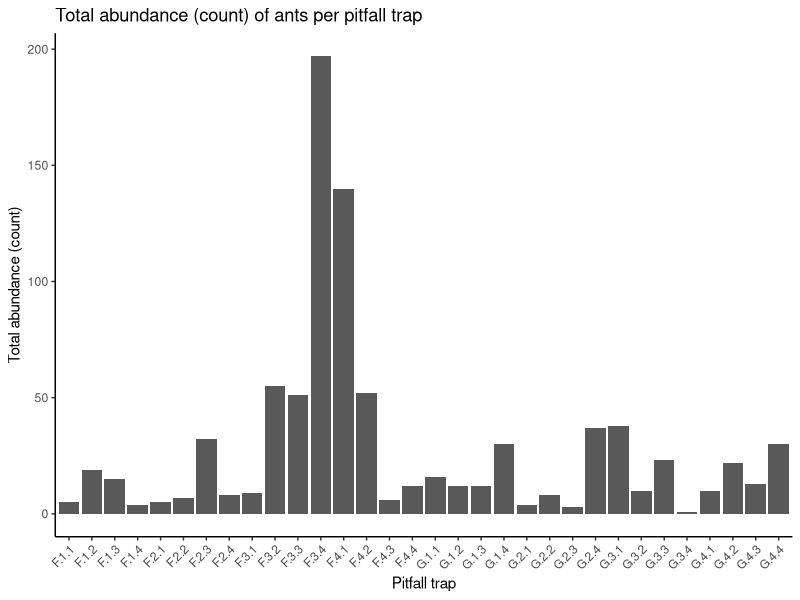
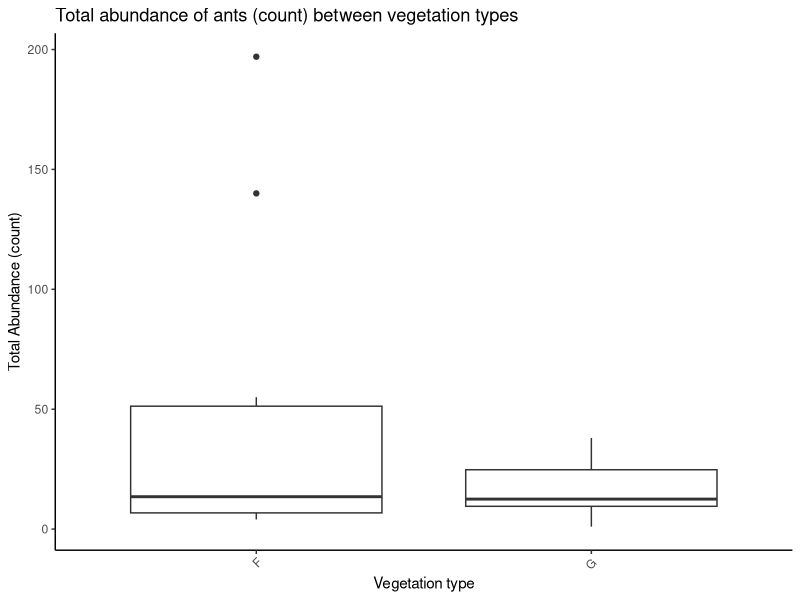
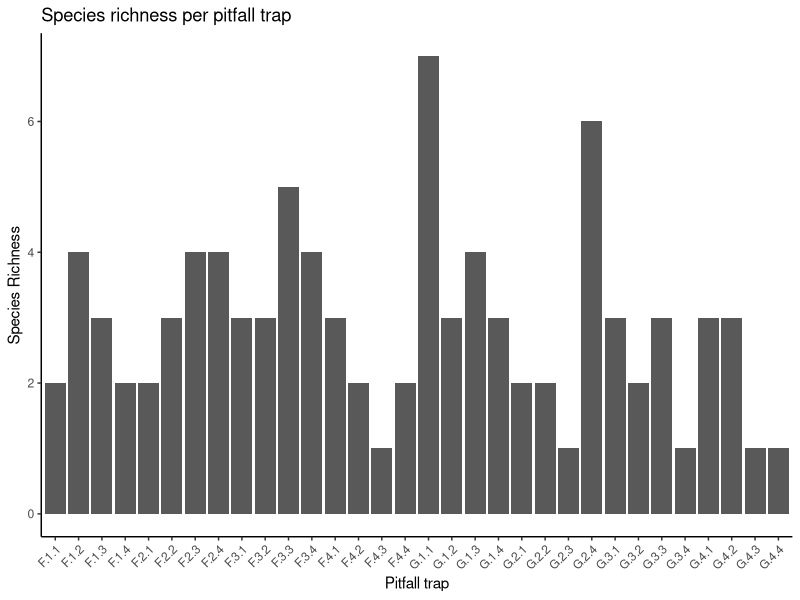
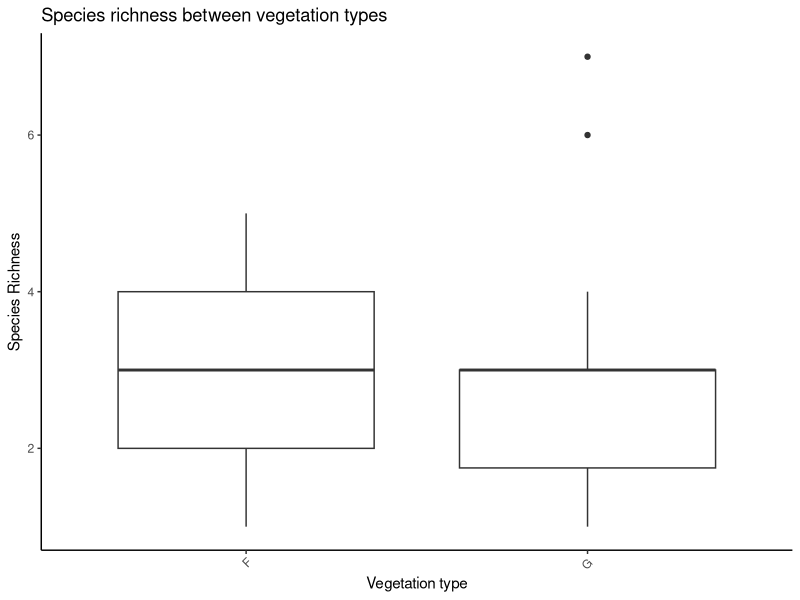

Reproduce these figures in R, in order.
# Title: Data Analyses
# Author: Arwenn Evenstar Kummer
# Date created: 19/02/2025  

# -=-=-=-=-=-=-=-=-=-=-=-=-=-=-=-=-=-=-=-=-=-=-=-=-=-=-=-=-=-=-=-=-=-=-=-=-=-=-=-=-=-=-=-=-=-=-=-=-=-=-=-=-=-=-=-=-=-=-=-=-=-=-=
# For a more user-friendly version with justification and description of each step in the process, please refer to the quarto document uploaded to the same GitHub repository as this file (file name: Step by Step Analyses)
# -=-=-=-=-=-=-=-=-=-=-=-=-=-=-=-=-=-=-=-=-=-=-=-=-=-=-=-=-=-=-=-=-=-=-=-=-=-=-=-=-=-=-=-=-=-=-=-=-=-=-=-=-=-=-=-=-=-=-=-=-=-=-=

# Preamble: --==--==--==--==--==--==--==--==--==--==--==--==--==--==--==--==--==--==--==--==--==--==--==--==--==--==--==--==--==
# The data set we will analyse involves pitfall trapped ants collected from two different vegetation types - Fynbos and Eucalyptus/Gum trees. The data set contains species counts, species names and quantitative soil surface data, collected using a quadrat placed over the sample site where each pitfall trap was placed. This analysis is simple and rudimentary, and is intended to provide a basic overview of the data set and to identify potential relationships between the variables, for the purpose of the Data Management Honours Module, 2025
# --==--==--==--==--==--==--==--==--==--==--==--==--==--==--==--==--==--==--==--==--==--==--==--==--==--==--==--==--==--==--==--


# Pre-analysis ----

## install packages ----
install.packages("tidyverse")
install.packages("readxl")

# load packages into R
library(tidyverse)
library(readxl)

# Data wrangling, cleaning and checking ----

quad.dat <- read.csv("quadrat_data_clean.csv")
view(quad.dat)

pitfall.dat <- read.csv("pitfall_data_clean.csv")
view(pitfall.dat)


# obtain structure of data sets - checking for valid variable types
str(quad.dat)
str(pitfall.dat)

# renaming column headings for quadrat data. 
colnames(quad.dat) <- c("site", "live.veg.pcover", "leaf.litter.pcover", "bare.ground.pcover", "rocks.stones.pcover")

## check for missing values ----
sum(is.na(quad.dat))
sum(is.na(pitfall.dat))

## check for duplicates ----
sum(duplicated(quad.dat))
sum(duplicated(pitfall.dat))



# Suggested analyses (Branch Point 1 in GitHub log): ----

### Total abundances per sample site/pitfall trap----

# create a new column with the total abundance per trap

pitfall_total_abundance <- pitfall.dat %>%
  group_by(pitfall) %>%
  mutate(total_abundance = rowSums(across(everything())))

### Total species richness per sample site/pitfall trap ----

# create a new column with species richness per trap 

pitfall_species_richness <- pitfall.dat %>%
  group_by(pitfall) %>%
  mutate(species_richness = rowSums(across(everything()) > 0))

# combine abundance, species richness and original pitfall data into original data frame:

pitfall.dat <- pitfall.dat %>%
  left_join(pitfall_total_abundance) %>%
  left_join(pitfall_species_richness)

# generate a new column of factors for each vegetation type: G for gum/eucalyptus, and F for fynbos. 

pitfall.dat <- pitfall.dat %>%
  mutate(veg_type = case_when (
    str_detect(pitfall, "G") ~ "G",
    str_detect(pitfall, "F") ~ "F"
  ))

# check new variable veg_type is a factor with 2 levels:

str(pitfall.dat)
pitfall.dat$veg_type <- as.factor(pitfall.dat$veg_type)
str(pitfall.dat) # veg_type is now a factor



# Data Visualization: ----

## Total Abundance plots:----

# bar chart of total abundance per sample site/pitfall trap

ggplot(pitfall.dat, aes(x = pitfall, y = total_abundance)) +
  geom_bar(stat = "identity") +
  labs(title = "Total abundance (count) of ants per pitfall trap",
       x = "Pitfall trap",
       y = "Total abundance (count)") +
  theme_classic() +
  theme(axis.text.x = element_text(angle = 45, hjust = 1))

# boxplot of total abundance between vegetation types:

ggplot(pitfall.dat, aes(x = veg_type, y = total_abundance)) +
  geom_boxplot() +
  labs(title = "Total abundance of ants (count) between vegetation types",
       x = "Vegetation type",
       y = "Total Abundance (count)") +
  theme_classic() +
  theme(axis.text.x = element_text(angle = 45, hjust = 1))

## Species richness plots: ----

# bar chart of species richness per sample site/pitfall trap 

ggplot(pitfall.dat, aes(x = pitfall, y = species_richness)) +
  geom_bar(stat = "identity") +
  labs(title = "Species richness per pitfall trap",
       x = "Pitfall trap",
       y = "Species Richness") +
  theme_classic() +
  theme(axis.text.x = element_text(angle = 45, hjust = 1))

# boxplot of species richness between vegetation types

ggplot(pitfall.dat, aes(x = veg_type, y = species_richness)) +
  geom_boxplot() +
  labs(title = "Species richness between vegetation types",
       x = "Vegetation type",
       y = "Species Richness") +
  theme_classic() +
  theme(axis.text.x = element_text(angle = 45, hjust = 1))



# Statistical Analyses ----

## Compare total abundance of ants between the two vegetation types ----

t.test(total_abundance ~ veg_type, data = pitfall.dat)

# p-value = 0.1396 (>0.05). Thus, we fail to reject the null hypothesis that there is no difference in the total abundance of ants between the two vegetation types.


## Determine if there's a relationship between site type and species richness ----

chisq.test(pitfall.dat$species_richness, pitfall.dat$veg_type)

# p-value = 0.3036 (>0.05), thus, we fail to reject the null hypothesis that there is no relationship between the vegetation type and the species richness.


## Assessing correlation between quadrat variables and species richness/total abundance ----

# separate the 4 necessary columns of quadrat data from quad.dat into a new data frame:

quad_vars <- quad.dat %>%
  select(live.veg.pcover, leaf.litter.pcover, bare.ground.pcover, rocks.stones.pcover)

# combine quad_vars with the pitfall.dat

pitfall.quad.dat <- cbind(pitfall.dat, quad_vars)
 

# run correlation tests between quadrat variables and species richness: (could likely use a function for this, but that is beyond my current expertise)

cor.test(pitfall.quad.dat$live.veg.pcover, pitfall.quad.dat$species_richness)

cor.test(pitfall.quad.dat$leaf.litter.pcover, pitfall.quad.dat$species_richness)
 
cor.test(pitfall.quad.dat$bare.ground.pcover, pitfall.quad.dat$species_richness)

cor.test(pitfall.quad.dat$rocks.stones.pcover, pitfall.quad.dat$species_richness)
 

# run correlation tests between quadrat variables and total abundances:
 
cor.test(pitfall.quad.dat$live.veg.pcover, pitfall.quad.dat$total_abundance)
 
cor.test(pitfall.quad.dat$leaf.litter.pcover, pitfall.quad.dat$total_abundance)
 
cor.test(pitfall.quad.dat$bare.ground.pcover, pitfall.quad.dat$total_abundance)
 
cor.test(pitfall.quad.dat$rocks.stones.pcover, pitfall.quad.dat$total_abundance)


# End of basic analyses ----

# Session info: -----
# R version 4.4.2 (2024-10-31 ucrt)
# Platform: x86_64-w64-mingw32/x64
# Running under: Windows 11 x64 (build 26100)
# 
# Matrix products: default
# 
# 
# locale:
#   [1] LC_COLLATE=English_South Africa.utf8  LC_CTYPE=English_South Africa.utf8    LC_MONETARY=English_South Africa.utf8
# [4] LC_NUMERIC=C                          LC_TIME=English_South Africa.utf8    
# 
# time zone: Africa/Johannesburg
# tzcode source: internal
# 
# attached base packages:
#   [1] stats     graphics  grDevices utils     datasets  methods   base     
# 
# other attached packages:
#   [1] readxl_1.4.3    lubridate_1.9.4 forcats_1.0.0   stringr_1.5.1   dplyr_1.1.4     purrr_1.0.2     readr_2.1.5     tidyr_1.3.1    
# [9] tibble_3.2.1    ggplot2_3.5.1   tidyverse_2.0.0
# 
# loaded via a namespace (and not attached):
#   [1] gtable_0.3.6      compiler_4.4.2    tidyselect_1.2.1  scales_1.3.0      R6_2.5.1          labeling_0.4.3    generics_0.1.3   
# [8] knitr_1.49        munsell_0.5.1     pillar_1.9.0      tzdb_0.4.0        rlang_1.1.4       utf8_1.2.4        stringi_1.8.4    
# [15] xfun_0.49         timechange_0.3.0  cli_3.6.3         withr_3.0.2       magrittr_2.0.3    grid_4.4.2        rstudioapi_0.17.1
# [22] hms_1.1.3         lifecycle_1.0.4   vctrs_0.6.5       evaluate_1.0.1    glue_1.8.0        farver_2.1.2      cellranger_1.1.0 
# [29] fansi_1.0.6       colorspace_2.1-1  tools_4.4.2       pkgconfig_2.0.3  




